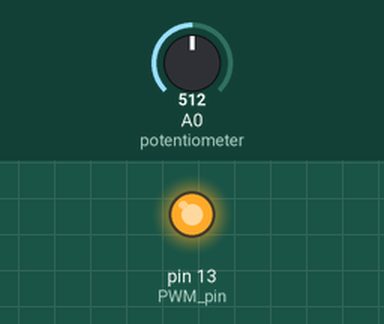
Simulated run of this sketch. Board: Arduino Uno, built with avr-gcc and run on an emulated ATmega328P. Parts: output pins drawn as LEDs (lit = HIGH). Inputs (shaded band) come from the test bench; at power-on: A0 (potentiometer) = 512.

Above: at 1.2 s.
1.3 s: A0 (potentiometer) set to 503
At 1.9 s:
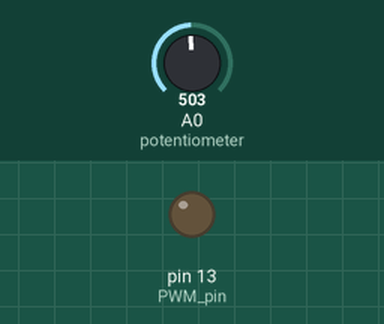
2.8 s: A0 (potentiometer) set to 716
At 3.5 s:
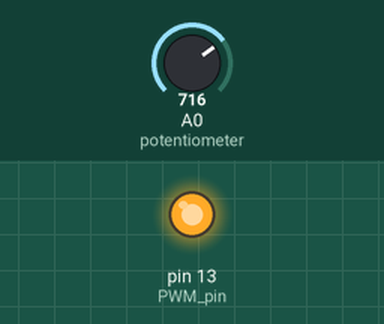
4.3 s: A0 (potentiometer) set to 511
At 4.9 s:
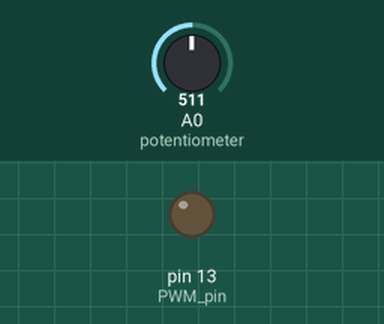
Timing chart, 0 to 7.3 s (numbered marks = the images above; inputs shaded):
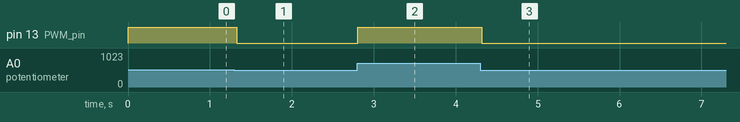

Measured:
- the behaviour switches between 512 and 511 on A0 (potentiometer) (found by bisection; images 0 and 1)
- after the input at 1.3 s, pin 13 (PWM_pin): HIGH → LOW at once
- after the input at 2.8 s, pin 13 (PWM_pin): LOW → HIGH at once
- after the input at 4.3 s, pin 13 (PWM_pin): HIGH → LOW at once

The sketch:

PWM.ino
```cpp
void setup() {
    pinMode(13, OUTPUT); // PWM pin
    pinMode(A0, INPUT); // potentiometer
}

void loop() {
    int inVal = analogRead(A0);
    inVal = map(inVal, 0, 1023, 2, 254); // 1 - 99 duty percent
    analogWrite(13, inVal);
    delay(30);
}
```
